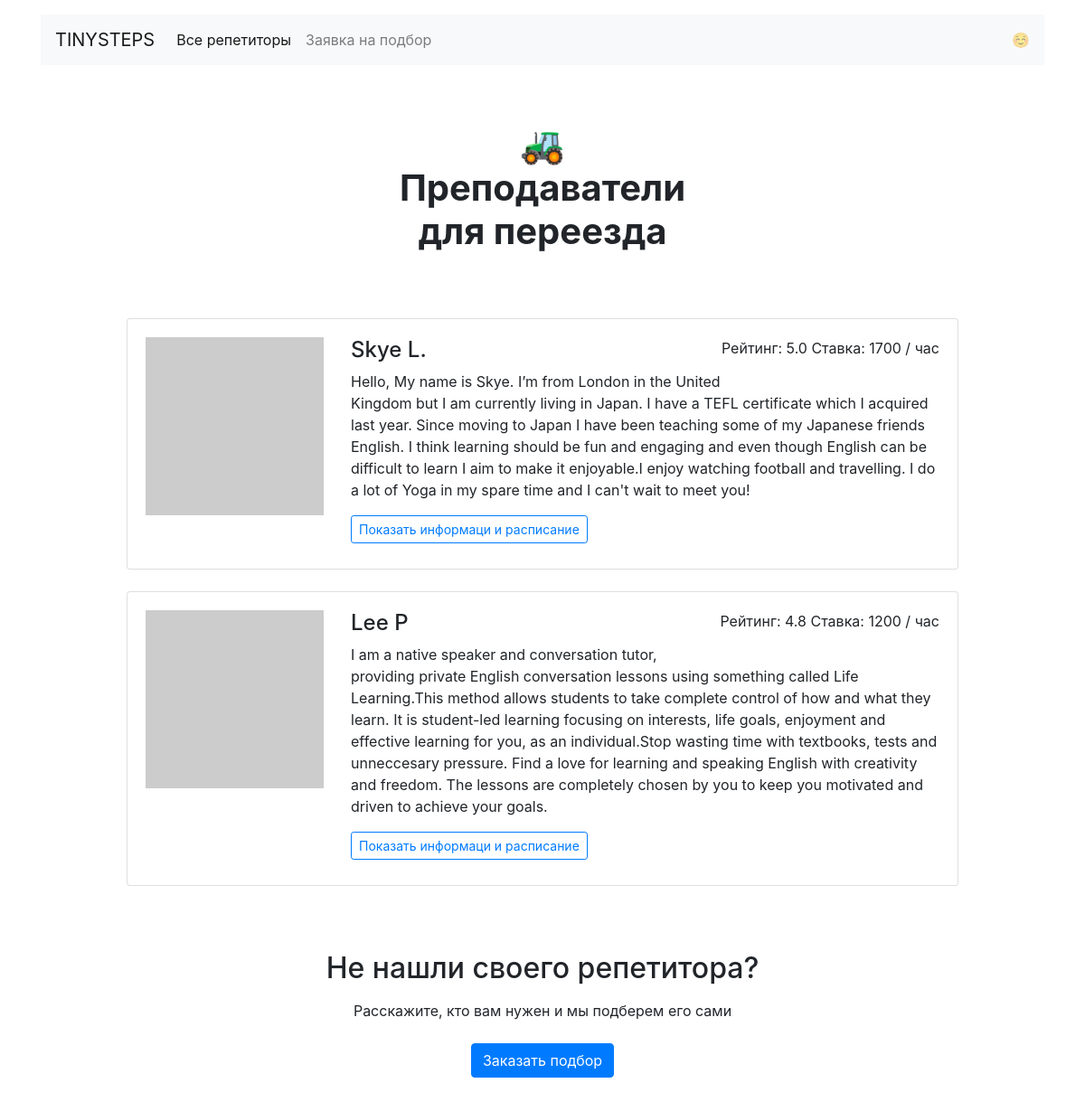
Screenshot of /goals/relocate/ with the database file from the repository.
### app.py (models this page shows)
class Teacher(db.Model):
    __tablename__ = 'teachers'
    id = db.Column(db.Integer, primary_key=True)
    data_id = db.Column(db.Integer, nullable=False)
    name = db.Column(db.String, nullable=False)
    about = db.Column(db.String, nullable=False)
    rating = db.Column(db.Float, nullable=False)
    picture = db.Column(db.String, nullable=False)
    price = db.Column(db.Integer, nullable=False)
    goals = db.Column(db.String, nullable=False)
    free = db.Column(db.JSON, nullable=False)
    booking = db.relationship("Booking")

### app.py (the view)
@app.route('/goals/<goal>/')
def all_goals(goal):
    content = db.session.query(Teacher).all()
    goal_req = None
    for i in content:
        if goal in i.goals.split(','):
            goal_req = goal
            break
    if goal_req is None:
        return '<h2>Задайте правильную категорию</h2>'
    teachers_edited = []
    rating = []
    rating_edit = []
    for i in content:
        goals = i.goals.split(',')
        if goal in goals:
            teachers_edited.append(i)
    for i in teachers_edited:
        rating.append(i.rating)
    for i in rating:
        if i not in rating_edit:
            rating_edit.append(i)
    rating = sorted(rating_edit, reverse=True)
    teachers = []
    for i in rating:
        for j in teachers_edited:
            if i == j.rating:
                teachers.append(j)
    goals = json_to_py_goals()
    output = render_template(
        'goal.html',
        goals=goals,
        goal=goal_req,
        teachers=teachers
    )
    return output

### app.py (called while the page is built)
def json_to_py_goals():
    with open('data_goals.json', 'r', encoding='utf-8') as f:
        content = json.load(f)
        return content

### templates/goal.html
{% extends "base.html" %}
{% block wrapper %}
<main class="container mt-3">
  <h1 class="h1 text-center w-50 mx-auto mt-1 py-5 mb-4">
    <strong>
      {% if goal == 'relocate' %} 🚜
      {% elif goal == 'work' %} 🏢
      {% elif goal == 'study' %} 🏫
      {% elif goal == 'for_programming' %} 🖥️
      {% else %} ⛱
      {% endif %}
      <br />Преподаватели <br />
      {{ goals[goal]|lower }}
    </strong>
  </h1>
  <div class="row">
    <div class="col-12 col-lg-10 offset-lg-1 m-auto">
      {% for i in teachers %}
      {% if goal in i['goals'] %}
      <div class="card mb-4">
        <div class="card-body">
          <div class="row">
            <div class="col-3">
              <img src="{{ i.picture }}" class="img-fluid" alt="" />
            </div>
            <div class="col-9">
              <p class="float-right">
                Рейтинг: {{ i.rating }} Ставка: {{ i.price }} / час
              </p>
              <h2 class="h4">{{ i.name }}</h2>
              <p>{{ i.about }}</p>
              <a
                href="/profiles/{{ i.id }}/"
                class="btn btn-outline-primary btn-sm mr-3 mb-2"
              >
                Показать информаци и расписание
              </a>
            </div>
          </div>
        </div>
      </div>
      {% endif %}
      {% endfor %}
    </div>
  </div>
  {% include 'paste.html' %}
</main>
{% endblock %}

### rows the page displays
Teacher: rating "5.0", price "1700", name "Skye L.", about "Hello, My name is Skye. I’m from London in the United Kingdom but I am currently living in Japan. I have a TEFL certificate which I acquired last year. Since moving to Japan I have been teaching some of my Japanese friends English. I think learning should be fun and engaging and even though English can be difficult to learn I aim to make it enjoyable.I enjoy watching football and travelling. I do a lot of Yoga in my spare time and I can't wait to meet you!"
Teacher: rating "4.8", price "1200", name "Lee P", about "I am a native speaker and conversation tutor, providing private English conversation lessons using something called Life Learning.This method allows students to take complete control of how and what they learn. It is student-led learning focusing on interests, life goals, enjoyment and effective learning for you, as an individual.Stop wasting time with textbooks, tests and unneccesary pressure. Find a love for learning and speaking English with creativity and freedom. The lessons are completely chosen by you to keep you motivated and driven to achieve your goals."

### other values shown
{{ goals[goal]|lower }} "для переезда"
